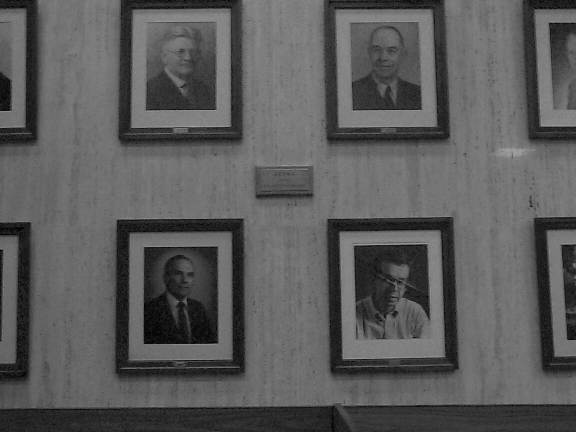
#> input picture Python/test_data/2D_registration/w0.png, 576 x 432 px
$ python Bonus2.py test_data/2D_registration/w0.png
#> lines starting #> are read from the running program, lines starting #| are printed output that depends on the picture
# -*- coding: utf-8 -*-
"""
Created on Sat Sep 30  2017

@author: Aboozar Mapar
@email: A.Mapar@gmail.com


Goal: Scientific and numerical computing.

Continuing from Required Task 3 above, create a Python function that will find the affine transformation between two sets of 2D or 3D correspondence points. The affine transformation is a linear transformation and translation that can be expressed in a single matrix, 3x3 in the 2D case and 4x4 in the 3D case. See the Wikipedia page for more information. With a set of corresponding points, the affine transformation can be found by solving for the coefficients of the affine transformation in the least squared sense.

Create a Python function that will use the affine transformation calculated for 2D points to combine two images into one. Create some test code using pytest.


This code finds the affine transfer based on two sets of 2D points
and uses the results to combine two images .
"""
import os
import sys
import matplotlib.pyplot as plt
import numpy as np
import cv2

'''
This function uses openCV to estimate the affine transform of one image with
respect to another.

Inputs:
    Image1: The original image
    points1: Points on the original image
    points2: Same points on the transformed image

Outputs:
    TransformedImaged: the original image after the affine transform

'''
def findAffineTrans(Image1, points1, points2):


    rows,cols,ch = Image1.shape


    trans = cv2.getAffineTransform(points1[0:3,:].astype("float32"),points2[0:3,:].astype("float32"))

    TransformedImaged = cv2.warpAffine(Image1,trans,(cols,rows))

    return TransformedImaged


ImagePath = os.path.abspath(os.path.join(os.path.dirname(sys.argv[0]), 'test_data','2D_registration'))
# Processing B&W images

FileName = [ "w0.png", "w1.png"]


w0 = cv2.imread(os.path.join(ImagePath, FileName[0]))
#> w0 is the input picture: shape (432, 576, 3); min 0, max 163, mean 91
w1 = cv2.imread(os.path.join(ImagePath, FileName[1]))
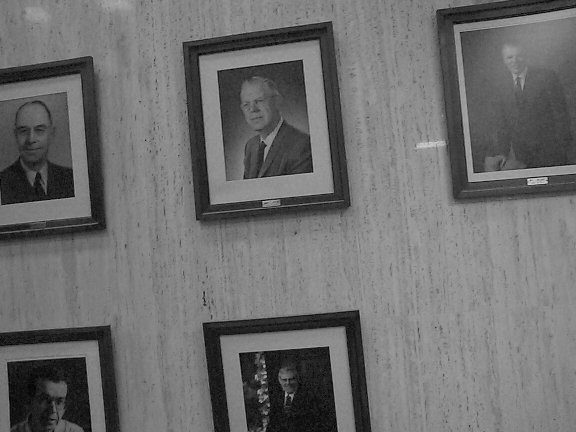
#> input picture Python/test_data/2D_registration/w1.png, 576 x 432 px
#> w1 is the input picture: shape (432, 576, 3); min 0, max 226, mean 110


# points on w0
p0=np.array([434,   6,
451, 136,
540, 125,
550,  21,
542, 222,
563, 270,
454, 216,
355, 244,
402, 295,
535, 216,
563, 267,
565, 282,
566, 306]).reshape(13,2)

# points on w1
p1=np.array([81,  72,
106, 227,
210, 203,
218,  69,
212, 328,
243, 383,
110, 325,
9, 360,
63, 418,
203, 322,
243, 383,
246, 399,
248, 429]).reshape(13,2)


# setup the figure
fig = plt.figure("Balck and White 0")
#plt.suptitle("MSE: %.2f,  SSIM: %.2f" % (MSE, SSIM))

# show first image
plt.imshow(w0, cmap = plt.cm.gray)
plt.plot(p0[:,0], p0[:,1], 'r.')
plt.axis("off")


fig = plt.figure("Balck and White 1")
# show the second image
plt.imshow(w1, cmap = plt.cm.gray)
plt.plot(p1[:,0], p1[:,1], 'r.')
plt.axis("off")

# show the images
plt.show()
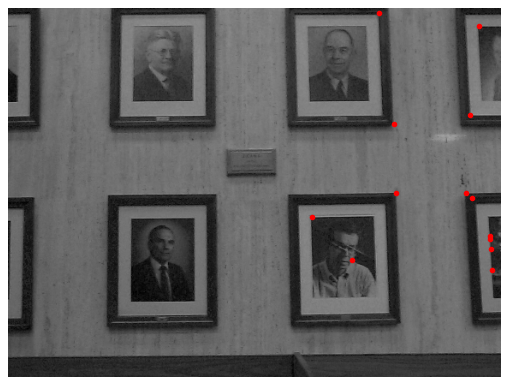
#> figure drawn by matplotlib, 1 panel
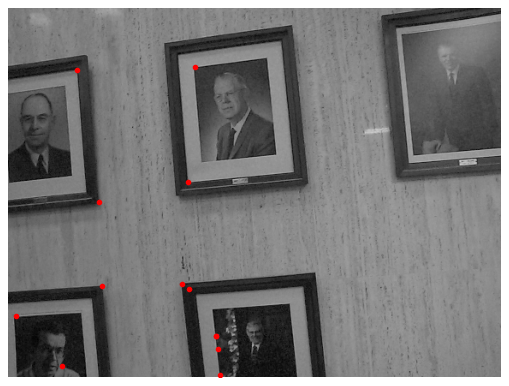
#> figure drawn by matplotlib, 1 panel


# finding affine transform
TransformedImage = findAffineTrans(w0,p0,p1)
#> in findAffineTrans, `TransformedImaged = cv2.warpAffine(Image1,trans,(cols,rows))`:
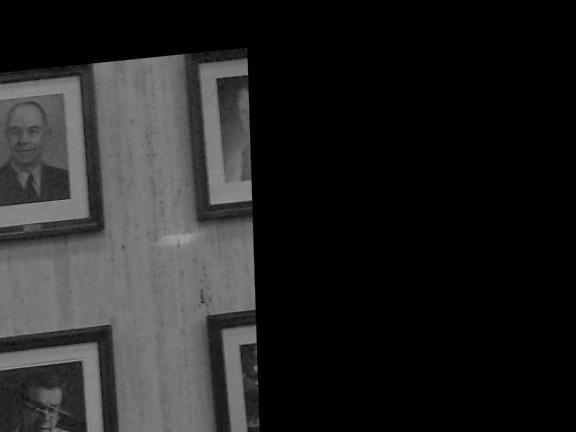
#> TransformedImaged: shape (432, 576, 3); min 0, max 161, mean 35.9

# plotting the original image
cv2.imshow("Original", w0)
# plotting the transformed image
cv2.imshow("Transformed", TransformedImage)
# plotting the combined images
combined = cv2.addWeighted(w1,.7,TransformedImage,0.3,0)
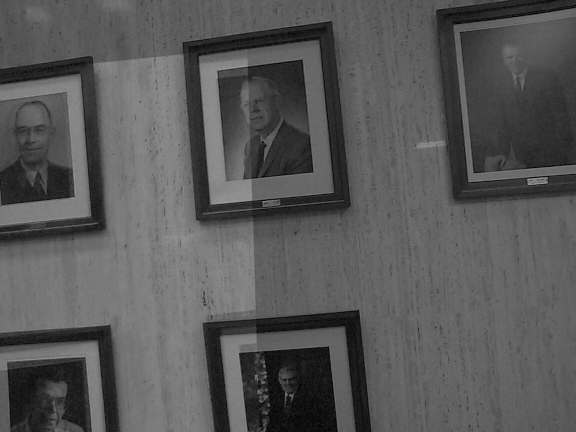
#> combined: shape (432, 576, 3); min 0, max 160, mean 87.8
cv2.imshow("Combined", combined)
cv2.waitKey(0)
